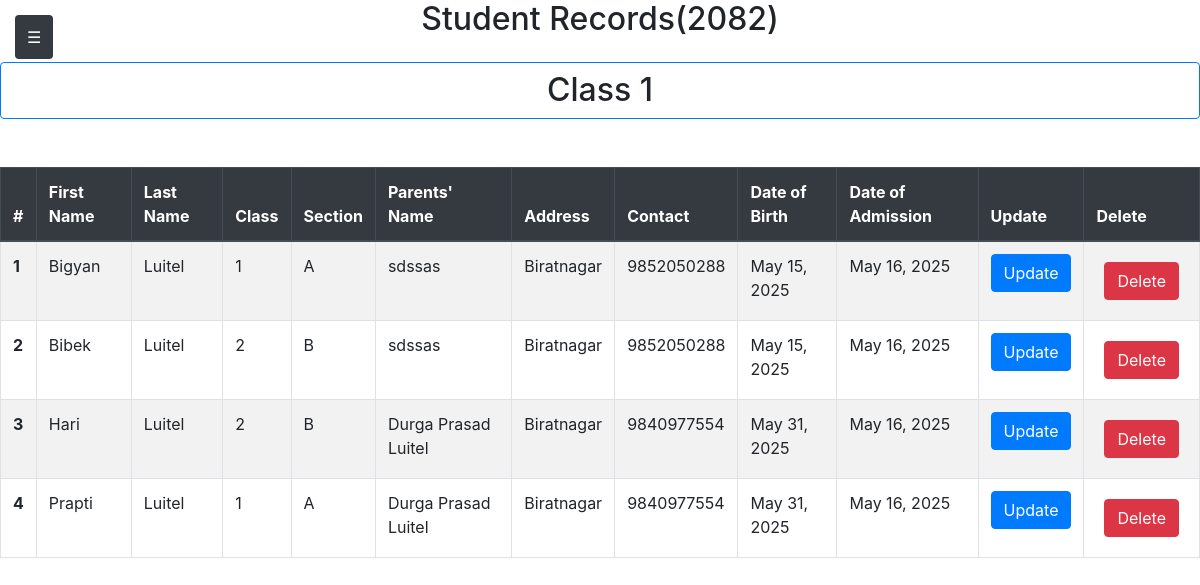
The page /student_details/ on the database its author committed.
### school/models.py (models this page shows, shortened)
class Students(models.Model):
    student_id= models.AutoField(primary_key=True)
    first_name=models.CharField(max_length=100)
    last_name=models.CharField(max_length=100)
    class_name=models.CharField(max_length=100)
    section=models.CharField(max_length=100)
    contact=models.IntegerField()
    parents=models.CharField(max_length=100)
    address=models.CharField(max_length=100)
    date_of_birth=models.DateField()
    date_of_admission=models.DateField(auto_now=True)
    class Meta:
        ordering = ['student_id']

### school/views.py (the view)
# urls.py: path('student_details/',school_views.student_details,name='student_details'),
def student_details(request):
    class_name=request.GET.get('class_name')
    if class_name:
        students=Students.objects.filter(class_name=class_name)
    else:
        students=Students.objects.all()
    classes=Students.objects.values('class_name').distinct()
    sections=Students.objects.values('section').distinct()
    context={
        'students':students,
        'classes':classes,
        'sections':sections
    }
    return render(request,'school/student_details.html',context)

### school/templates/school/student_details.html (shortened to what this page needs)
{% extends 'base.html' %}
{% block start %}
<div class="table-responsive w-100">
    <h2 class="text-center mb-4">Student Records(2082)</h2>
        <table class="table table-striped table-bordered mt-5">
  <thead>
  <thead class="thead-dark">
    <tr>
      <th scope="col">#</th>
      <th scope="col">First Name</th>
      <th scope="col">Last Name</th>
      <th scope="col">Class</th>
      <th scope="col">Section</th>
        <th scope="col">Parents' Name</th>
        <th scope="col">Address</th>
        <th scope="col">Contact</th>
        <th scope="col">Date of Birth</th>
        <th scope="col">Date of Admission</th>
        <th scope="col">Update</th>
        <th scope="col">Delete</th>
    </tr>
  </thead>
  <tbody>
    <h2 class="text-center mb-4 p-2 border border-primary rounded">
   Class {{ students.0.class_name }}
</h2>
    {% for student in students %}
    <tr>
      <th scope="row">{{forloop.counter}}</th>
      <td>{{ student.first_name }}</td>
      <td>{{ student.last_name }}</td>
      <td>{{ student.class_name }}</td>
      <td>{{ student.section }}</td>
      <td>{{ student.parents }}</td>
      <td>{{ student.address }}</td>
      <td>{{ student.contact }}</td>
      <td>{{ student.date_of_birth }}</td>
      <td>{{ student.date_of_admission }}</td>
        <td><a href="{% url 'update_records' student.student_id %}" class="btn btn-primary">Update</a></td>
      <td>
<form method="POST" action="{% url 'delete_records' student.student_id %}" style="display:inline;">
                                  <button type="submit" class="btn btn-danger m-2">Delete</button>
      </td>
    </tr>
    {% endfor %}
  </tbody>
</table>
</div>
{% endblock %}

### school/static/CSS/style.css (style rules this page uses)
body { margin: 0; padding: 0; }

### rows shown on the page
Students: class_name "1", first_name "Bigyan", last_name "Luitel", section "A", parents "sdssas", address "Biratnagar", contact "9852050288", date_of_birth "May 15, 2025", date_of_admission "May 16, 2025"
Students: first_name "Bibek", last_name "Luitel", class_name "2", section "B", parents "sdssas", address "Biratnagar", contact "9852050288", date_of_birth "May 15, 2025", date_of_admission "May 16, 2025"
Students: first_name "Hari", last_name "Luitel", class_name "2", section "B", parents "Durga Prasad Luitel", address "Biratnagar", contact "9840977554", date_of_birth "May 31, 2025", date_of_admission "May 16, 2025"
Students: first_name "Prapti", last_name "Luitel", class_name "1", section "A", parents "Durga Prasad Luitel", address "Biratnagar", contact "9840977554", date_of_birth "May 31, 2025", date_of_admission "May 16, 2025"
